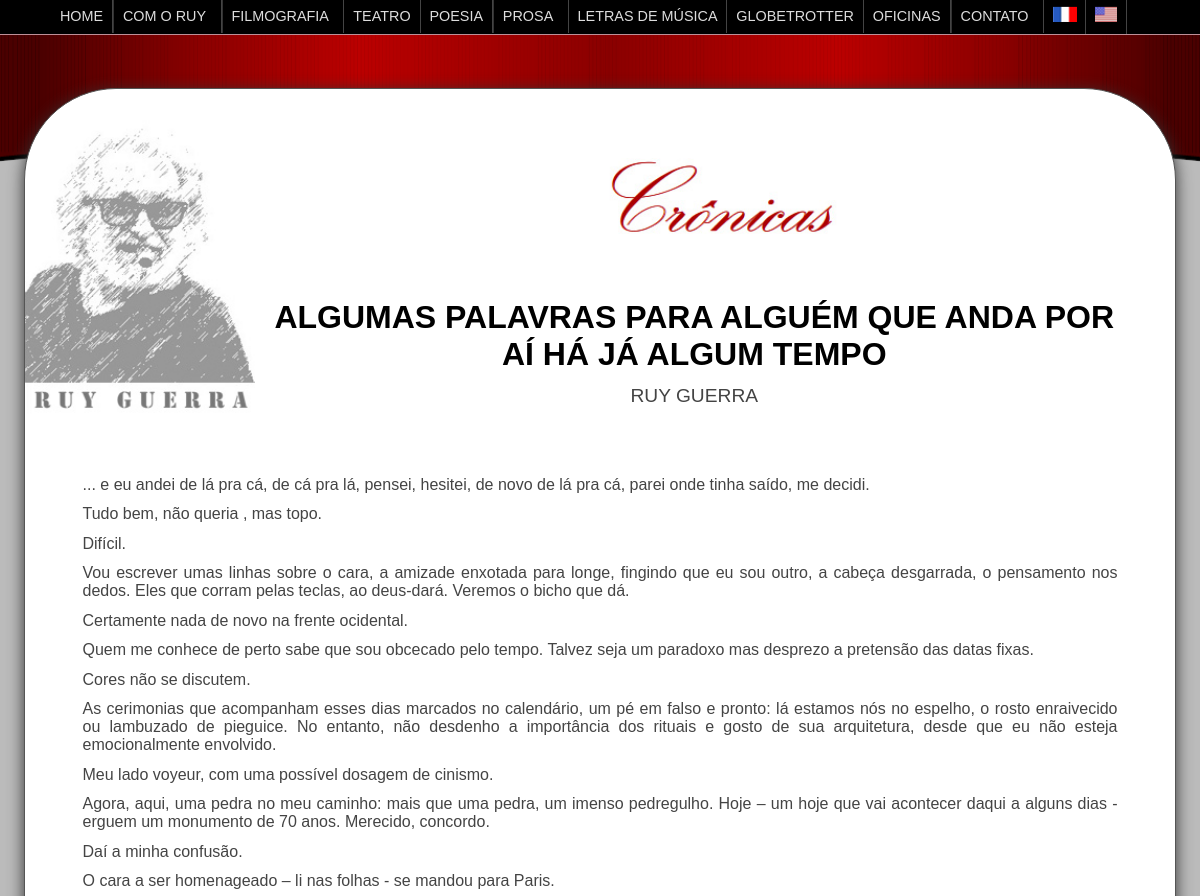
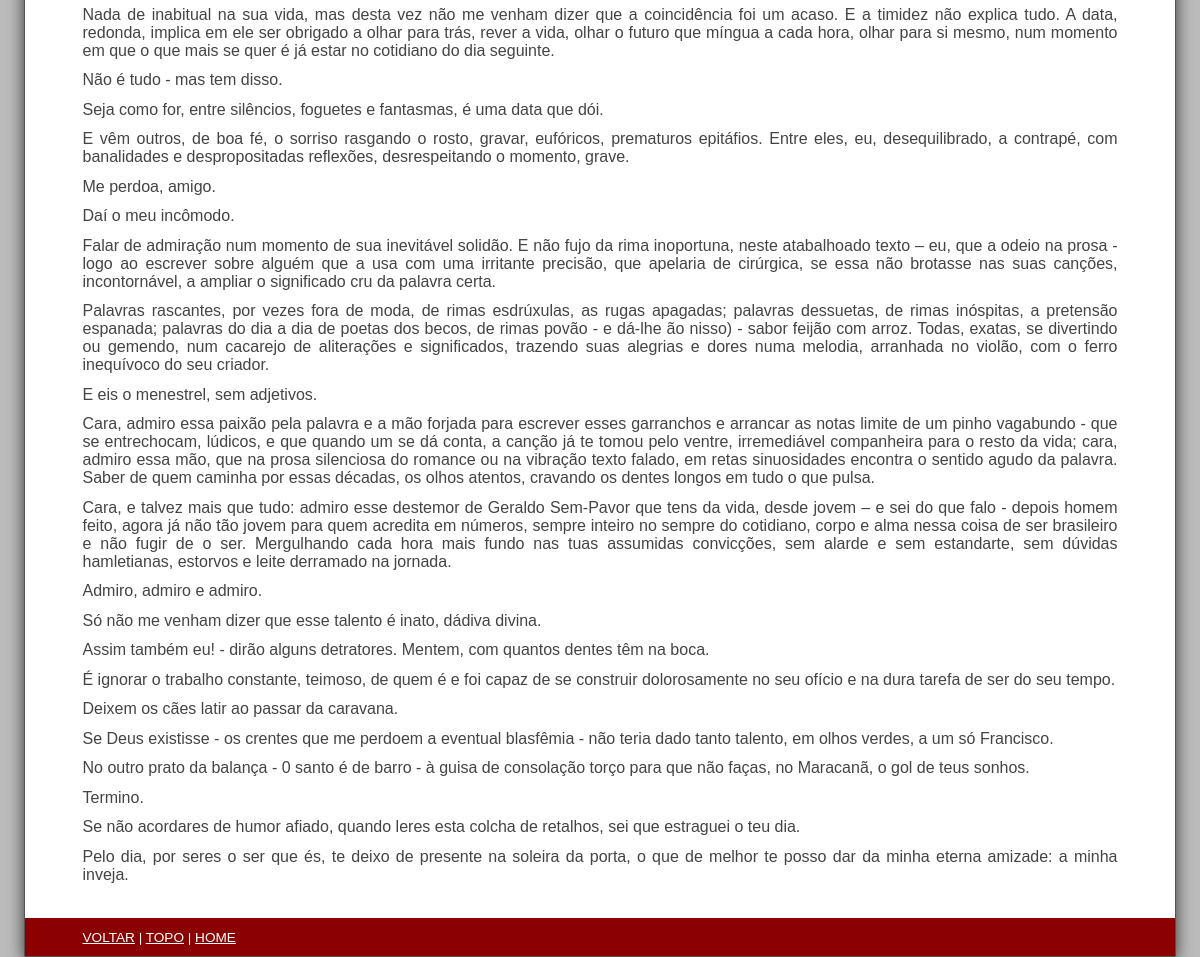
The page /cronica.php?id=83&idioma=1 on the database its author committed (2 pictures, top to bottom).
### tables this page shows
CREATE TABLE `rg` (
  `id` int(11) NOT NULL,
  `categoria` varchar(10) NOT NULL,
  `tipo` varchar(10) NOT NULL,
  `titulo` varchar(255) NOT NULL,
  `autor` varchar(255) NOT NULL,
  `conteudo` text NOT NULL,
  `dia` int(2) UNSIGNED ZEROFILL NOT NULL DEFAULT 00,
  `mes` int(2) UNSIGNED ZEROFILL NOT NULL DEFAULT 00,
  `ano` int(4) UNSIGNED ZEROFILL NOT NULL DEFAULT 0000,
  `local` varchar(255) NOT NULL,
  `cidade` varchar(20) NOT NULL,
  `pais` varchar(12) NOT NULL,
  `fonte` varchar(255) NOT NULL,
  `link` varchar(40) NOT NULL,
  `anoFinal` int(4) NOT NULL DEFAULT 0
);

### cronica.php (the view, shortened to what this page needs)
<!DOCTYPE html>
<html lang="pt-br">
<head>
<link href="geral.css" rel="stylesheet" type="text/css">
<link href="interna.css" rel="stylesheet" type="text/css">
<?php
include 'conect.php';
$id = $_GET["id"];
$sql = $mysqli->query("select titulo,autor,conteudo from rg where id=$id");
$row = $sql->fetch_array(MYSQLI_NUM);
$titulo = $row[0];
$autor = $row[1];
$conteudo = $row[2];
echo <<< EOT
<title>$titulo</title>
<body>
<section class="conteudo">
	<header class="sobretudo">
	<img class="ruy" src="images/ruy_guerra.png" alt="Ruy Guerra" title="Ruy Guerra" /><img class="tituloCategoria" src="images/cronicasv.jpg" alt="cronicas" title="cronicas" />
	<br />
	<h1 class="tituloConteudo">$titulo<br />
		<span class="autor">$autor</span>
		</h1>
</header>
<br class="all" /><br /><br />
$conteudo
EOT;
$idioma = $_GET["idioma"];
if ($idioma == 3) {
	echo "<footer id=\"rodape\">
	<p>
	<a href=\"cronicas.php?idioma=3\">VOLTAR</a> |
	<a href=\"#topo\">TOPO</a> |
	<a href=\"ingles.php\">HOME</a>
	</p></footer>";
	echo "</section>";
	include "menu-eng.inc";
}	else {
	echo "<footer id=\"rodape\">
	<p>
	<a href=\"cronicas.php\">VOLTAR</a> |
	<a href=\"#topo\">TOPO</a> |
	<a href=\"index.php\">HOME</a>
	</p></footer>";
	echo "</section>";
	include "menu.inc";
}
?>
</body>

### geral.css (style rules this page uses)
body { font-size: 1em; font-family: Arial, Verdana, Tahoma; margin:0; padding:0; width: 100%; height: 100%; }
header, section, footer, aside, nav, article { display: block; }
.conteudo { display: table; position: relative; top: 5.5em; margin: 0px auto; margin-top: 0px; padding: 0px; background: #fff; z-index: 7; border: 1px solid #555; border-radius: 5.75em 5.75em 0px 0px; box-shadow: #333 0px 0.2em 1em; -moz-box-sizing: border-box; -webkit-box-sizing: border-box; -ms-box-sizing: border-box; box-sizing: border-box; }
img { border: 0; }

### interna.css (style rules this page uses)
body { background: #bbb; color: #444; }
.conteudo { width: 1098px; margin-bottom: 1.5em; }
footer#rodape { background: #8b0000; height: auto; margin: 0; margin-top: 3%; padding: 0; width: 100%; clear: both; }
.sobretudo { margin-top: 2%; width: 100%; text-align: center; }
img.ruy { display: block; width: 20%; height: auto; float: left; border: 0; border-radius: 5.75em 0px 0px 0px; padding-right: 1em; margin: 0; padding-left: 0; }
img.tituloCategoria { width: 41.53%; height: auto; margin-top: 4%; margin-bottom: 5%; }
.autor { font-weight: normal; font-size: 60%; color: #444; }
p.basico, ol, ul.teses { margin: 1% 5%; text-align: justify; }
#rodape p { margin: 0; background: #8b0000; padding: 1% 5%; font-size: 0.85em; color: #fff; }
h1.tituloConteudo { color: #000; width: 90%; margin: 0px auto; font-size: 2em; text-transform: uppercase; text-align: center; }
#rodape a:link { color: #fff;text-decoration: underline; }
@media all and (max-width: 1200px) { .conteudo { width: 96%; } }

### rows shown on the page
rg: titulo "ALGUMAS PALAVRAS PARA ALGUÉM QUE ANDA POR AÍ HÁ JÁ ALGUM TEMPO", autor "RUY GUERRA", conteudo "... e eu andei de lá pra cá, de cá pra lá, pensei, hesitei, de novo de lá pra cá, parei onde tinha saído, me decidi. Tudo bem, não queria , mas topo. Difícil. Vou escrever umas linhas sobre o cara, a amizade enxotada para longe, fingindo que eu sou outro, a cabeça desgarrada, o pensamento nos dedos. Eles que corram pelas teclas, ao deus-dará. Veremos o bicho que dá. Certamente nada de novo na frente ocidental. Quem me conhece de perto sabe que sou obcecado pelo tempo. Talvez seja um paradoxo mas desprezo a pretensão das datas fixas. Cores não se discutem. As cerimonias que acompanham esses dias marcados no calendário, um pé em falso e pronto: lá estamos nós no espelho, o rosto enraivecido…"
